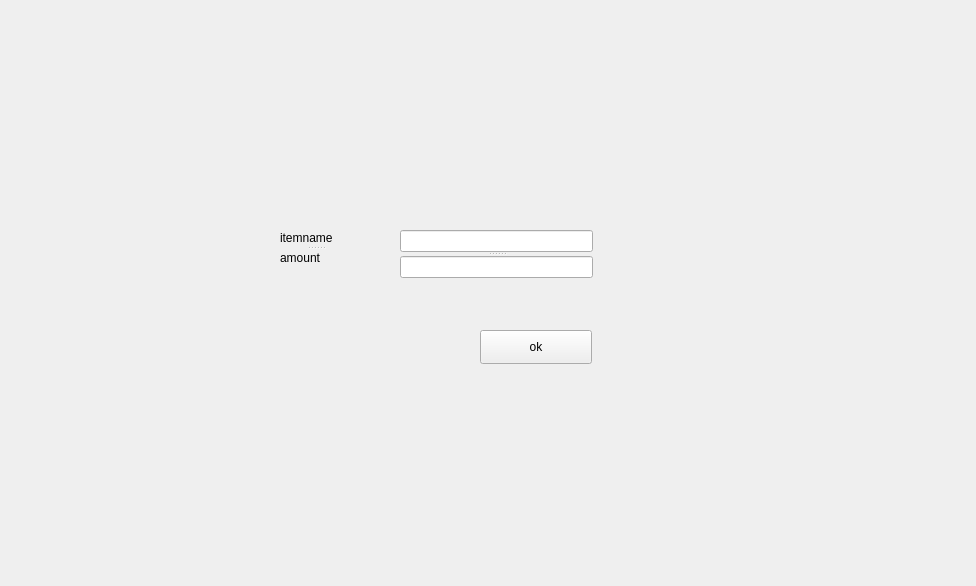
<?xml version="1.0" encoding="UTF-8"?>
<ui version="4.0">
 <class>stockfrom</class>
 <widget class="QWidget" name="stockfrom">
  <property name="geometry">
   <rect>
    <x>0</x>
    <y>0</y>
    <width>976</width>
    <height>586</height>
   </rect>
  </property>
  <property name="windowTitle">
   <string>Form</string>
  </property>
  <widget class="QPushButton" name="pushButton">
   <property name="geometry">
    <rect>
     <x>480</x>
     <y>330</y>
     <width>112</width>
     <height>34</height>
    </rect>
   </property>
   <property name="text">
    <string>ok</string>
   </property>
  </widget>
  <widget class="QSplitter" name="splitter">
   <property name="geometry">
    <rect>
     <x>400</x>
     <y>230</y>
     <width>193</width>
     <height>48</height>
    </rect>
   </property>
   <property name="orientation">
    <enum>Qt::Vertical</enum>
   </property>
   <widget class="QLineEdit" name="lineEdit"/>
   <widget class="QLineEdit" name="lineEdit_2"/>
  </widget>
  <widget class="QSplitter" name="splitter_2">
   <property name="geometry">
    <rect>
     <x>280</x>
     <y>230</y>
     <width>72</width>
     <height>36</height>
    </rect>
   </property>
   <property name="orientation">
    <enum>Qt::Vertical</enum>
   </property>
   <widget class="QLabel" name="label">
    <property name="text">
     <string>itemname</string>
    </property>
   </widget>
   <widget class="QLabel" name="label_2">
    <property name="text">
     <string>amount</string>
    </property>
   </widget>
  </widget>
 </widget>
 <resources/>
 <connections/>
</ui>
